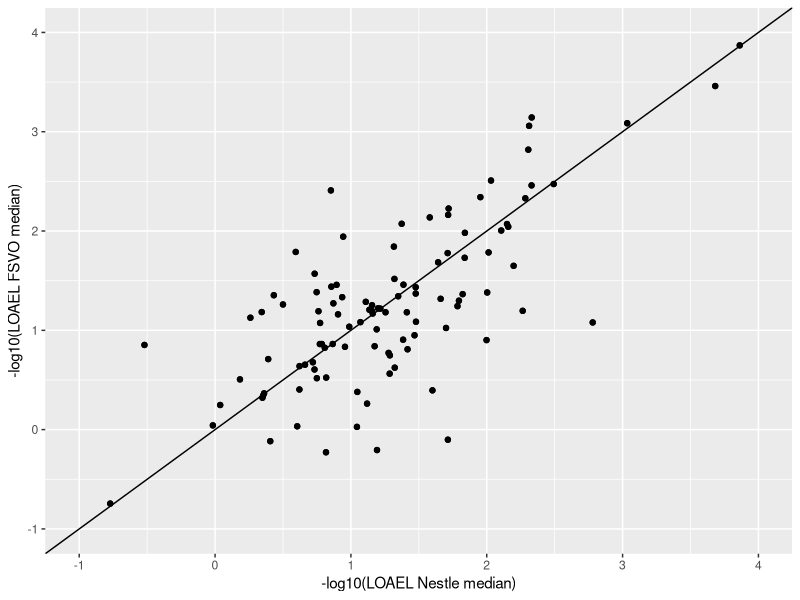

Source code (R):
#!/usr/bin/Rscript

library(ggplot2)

experimental <- read.csv("data/median-correlation.csv",header=T)
img = qplot(mazzatorta,swiss,data=experimental,xlab="-log10(LOAEL Nestle median)",ylab="-log10(LOAEL FSVO median)") + geom_point() + geom_abline(intercept=0.0) + xlim(-1,4) + ylim(-1,4)

ggsave(file='figures/median-correlation.pdf', plot=img,width=12, height=8)
